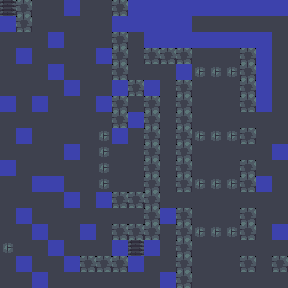

A level layout from a 2D game, rendered from its tile map. Below: a short description, then the map file with its tile-grid data intact:
An orthogonal 18x18 tile map with 16x16 px tiles, 1 tile layer (terrain) and 38 objects.

<map version="1.10" tiledversion="1.11.2" orientation="orthogonal" renderorder="right-down" width="18" height="18" tilewidth="16" tileheight="16" infinite="0" nextlayerid="3" nextobjectid="39">
 <properties>
  <property name="name" value="Triathlon" />
  <property name="author" value="moineau" />
  <property name="goldMoves" type="int" value="574" />
  <property name="platinumMoves" type="int" value="478" />
  <property name="goldTime" type="int" value="110" />
 </properties>
 <tileset firstgid="1" source="tileset.tsx" />
 <layer id="1" name="terrain" width="18" height="18">
  <data encoding="csv">
5,4,1,1,3,1,1,4,3,3,3,3,3,3,3,3,3,3,
3,4,1,1,1,1,1,3,3,3,3,3,1,1,1,1,1,1,
1,1,1,3,1,1,1,4,1,3,3,3,3,3,3,3,3,1,
1,3,1,1,1,1,3,4,1,4,4,4,1,1,1,4,3,1,
1,1,1,3,1,1,1,4,1,1,1,3,2,2,2,4,3,1,
1,1,1,1,3,1,1,3,4,3,1,4,1,1,1,4,3,1,
3,1,3,1,1,1,3,4,1,4,1,4,1,1,1,4,3,1,
1,1,1,1,1,1,1,4,3,4,1,4,1,1,1,1,1,1,
1,3,1,1,1,1,2,3,1,4,1,4,2,2,2,4,1,1,
1,1,1,1,3,1,2,1,1,4,1,4,1,1,1,1,1,3,
3,1,1,1,1,1,2,1,1,4,1,4,1,1,1,4,1,1,
1,1,3,3,1,1,2,1,1,4,1,4,2,2,2,4,3,1,
1,1,1,1,3,1,3,4,4,4,1,1,1,1,1,1,1,1,
1,3,1,1,1,1,1,1,1,4,3,4,1,1,1,4,1,1,
1,1,3,1,1,3,1,4,4,4,1,4,2,2,2,4,1,3,
2,1,1,3,1,1,1,3,5,3,1,4,1,1,1,1,1,1,
1,3,1,1,3,4,4,4,3,1,1,4,1,1,1,4,1,4,
1,1,3,1,1,1,1,1,1,1,3,4,1,1,1,1,1,1
</data>
 </layer>
 <objectgroup id="2" name="objects">
  <object id="1" gid="6" x="272" y="288" width="16" height="16" />
  <object id="2" gid="8" x="0" y="48" width="16" height="16" />
  <object id="3" gid="9" x="192" y="64" width="16" height="16" />
  <object id="4" gid="9" x="208" y="64" width="16" height="16" />
  <object id="5" gid="9" x="224" y="64" width="16" height="16" />
  <object id="6" gid="7" x="128" y="112" width="16" height="16" />
  <object id="7" gid="9" x="224" y="112" width="16" height="16" />
  <object id="8" gid="9" x="48" y="128" width="16" height="16" />
  <object id="9" gid="9" x="192" y="128" width="16" height="16" />
  <object id="10" gid="9" x="208" y="128" width="16" height="16" />
  <object id="11" gid="9" x="224" y="128" width="16" height="16" />
  <object id="12" gid="8" x="240" y="128" width="16" height="16" />
  <object id="13" gid="7" x="256" y="128" width="16" height="16" />
  <object id="14" gid="9" x="128" y="144" width="16" height="16" />
  <object id="15" gid="9" x="112" y="160" width="16" height="16" />
  <object id="16" gid="8" x="240" y="160" width="16" height="16" />
  <object id="17" gid="7" x="256" y="160" width="16" height="16" />
  <object id="18" gid="9" x="112" y="176" width="16" height="16" />
  <object id="19" gid="9" x="192" y="176" width="16" height="16" />
  <object id="20" gid="9" x="208" y="176" width="16" height="16" />
  <object id="21" gid="9" x="224" y="176" width="16" height="16" />
  <object id="22" gid="9" x="112" y="192" width="16" height="16" />
  <object id="23" gid="8" x="240" y="208" width="16" height="16" />
  <object id="24" gid="7" x="256" y="208" width="16" height="16" />
  <object id="25" gid="8" x="0" y="224" width="16" height="16" />
  <object id="26" gid="9" x="192" y="224" width="16" height="16" />
  <object id="27" gid="9" x="208" y="224" width="16" height="16" />
  <object id="28" gid="9" x="224" y="224" width="16" height="16" />
  <object id="29" gid="8" x="96" y="256" width="16" height="16" />
  <object id="30" gid="8" x="240" y="256" width="16" height="16" />
  <object id="31" gid="7" x="256" y="256" width="16" height="16" />
  <object id="32" gid="7" x="272" y="256" width="16" height="16" />
  <object id="33" gid="9" x="192" y="272" width="16" height="16" />
  <object id="34" gid="9" x="208" y="272" width="16" height="16" />
  <object id="35" gid="9" x="224" y="272" width="16" height="16" />
  <object id="36" gid="8" x="256" y="272" width="16" height="16" />
  <object id="37" gid="7" x="16" y="288" width="16" height="16" />
  <object id="38" gid="9" x="64" y="256" width="16" height="16" />
 </objectgroup>
</map>
